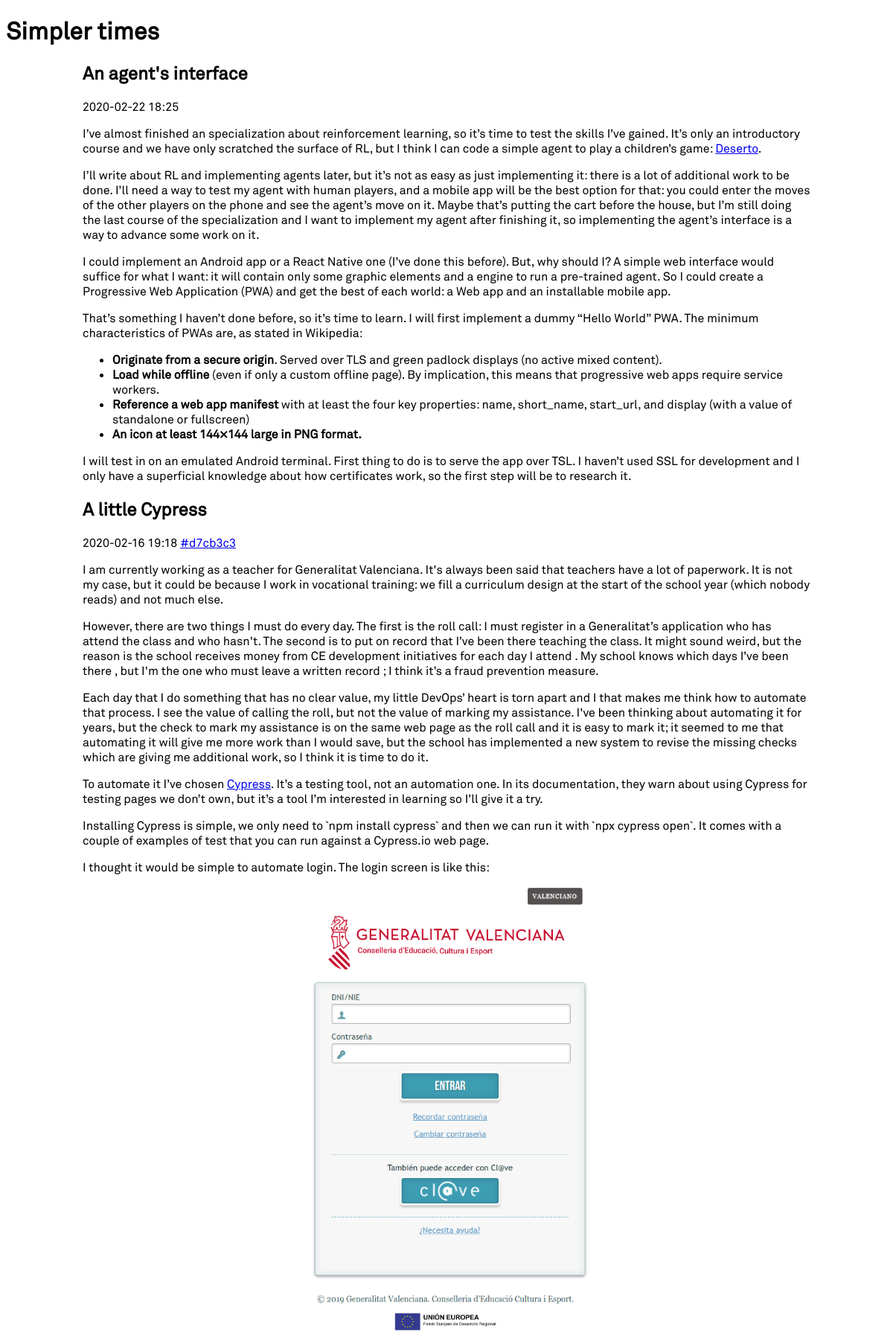
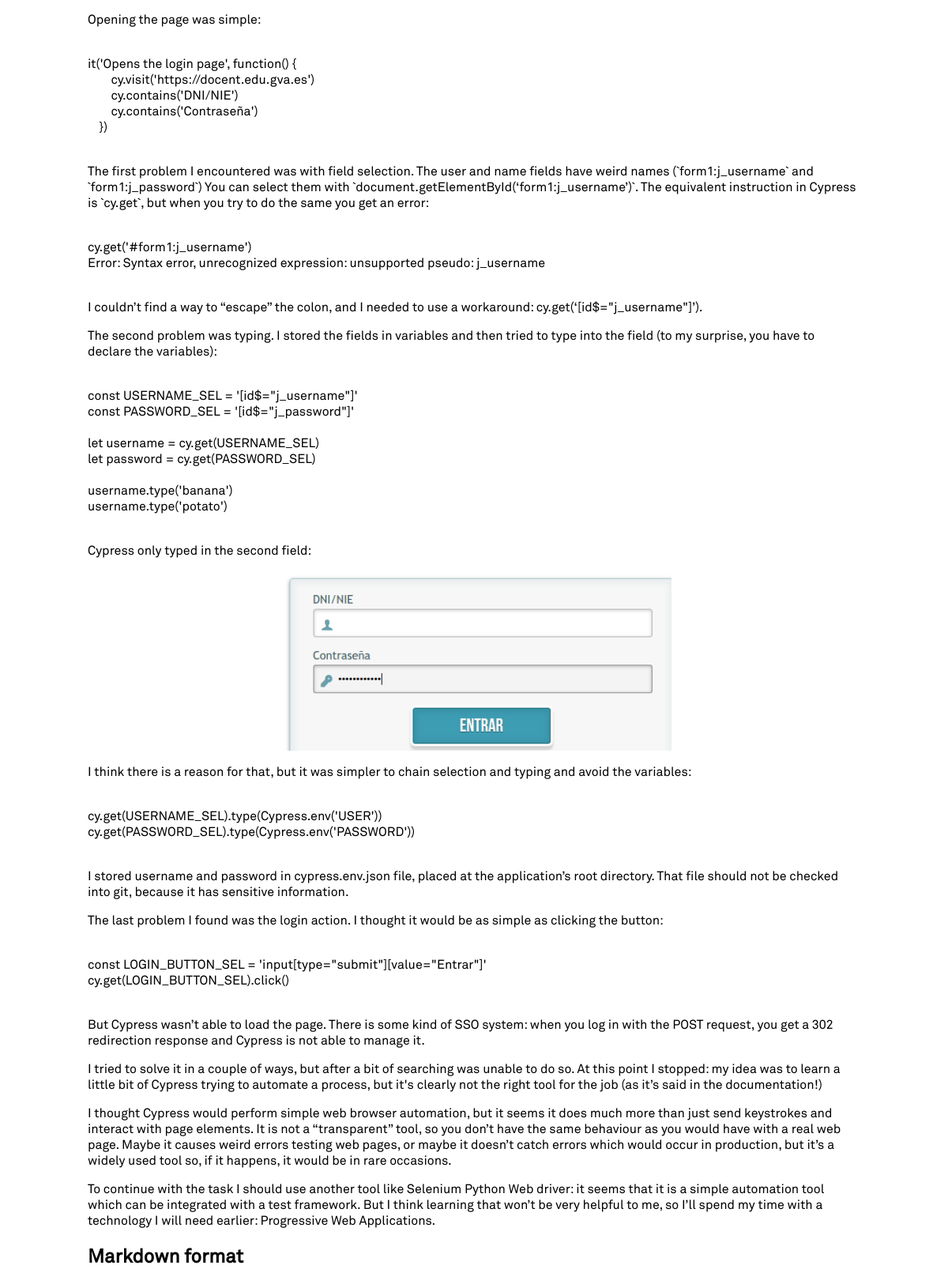
The page / (upper part) on the database its author committed (2 pictures, top to bottom).
### tables this page shows
CREATE TABLE "Posts" (
	`title`	TEXT NOT NULL,
	`creation_datetime`	TEXT NOT NULL,
	`content`	TEXT,
	`commit`	INTEGER
);

### simplertimes/__init__.py (the view)
    @app.route('/')
    def root():
        from simplertimes.posts import PostsRepository
        pr = PostsRepository(get_db())
        return render_template('/index.html', posts=pr.home_posts())

### simplertimes/__init__.py (called while the page is built)
def create_app(test_config=None):
    app = Flask(__name__, instance_relative_config=True)
    app.config.from_object('config')
    @app.after_request
    def after_request(response):
        close_db()
        return response
    @app.route('/admin/<_>')
    def admin(_=None):
        return 'pass'
    @app.route('/')
    def root():
        from simplertimes.posts import PostsRepository
        pr = PostsRepository(get_db())
        return render_template('/index.html', posts=pr.home_posts())
    return app

### simplertimes/db.py (called while the page is built)
def get_db():
    if 'db' not in g:
        g.db = SQLite3DB(current_app.config['DATABASE'])
    return g.db

### simplertimes/posts/post_factory.py (called while the page is built)
def value_of(field_names, row, field):
    try:
        return row[field_names.index(field)]
    except ValueError:
        return None

    @staticmethod
    def from_sqlite3_row(cursor, row):
        field = lambda x: value_of(field_names, row, x)
        field_names = list(map(lambda x:x[0], cursor.description))
        return Post(
            title = field('title'),
            date = field('creation_datetime'),
            content = field('content'),
            commit = field('commit'),
        )

### simplertimes/posts/posts_repository.py (called while the page is built)
    def home_posts(self):
        cursor = self.db.query(
            '''
            SELECT * FROM Posts
            ORDER BY date(Posts.creation_datetime) desc
            '''
            ,factory = PostFactory.from_sqlite3_row)
        return cursor

### simplertimes/sqlite3db.py (called while the page is built)
    def __db(self):
        if not self.__db_conn:
            self.__db_conn = sqlite3.connect(
                self.__db_path,
                detect_types=sqlite3.PARSE_DECLTYPES
            )
            self.__db_conn.row_factory = sqlite3.Row
        return self.__db_conn

    def close(self):
        if self.__db_conn is not None:
            self.__db_conn.close()

    def query(self, query, args=(), one=False, factory=sqlite3.Row):
        self.__db().row_factory = factory
        cur = self.__db().execute(query, args)
        if one:
            rv = c.fetchone()
            row = rv[0] if rv else None
        else:
            rv = cur.fetchall()
        cur.close()
        return row if one else rv

### simplertimes/templates/index.html
{% extends "base.html" %}
{% block content %}
<main>
{% for post in posts %}
    {% include "post.html" %}
{% endfor %}
</main>
{% endblock %}

### simplertimes/templates/base.html (shortened to what this page needs)
<!DOCTYPE html>
<html lang="en">
<head>
    <link rel="stylesheet" href="{{ url_for('static', filename='style.css') }}">
    <link rel="stylesheet"
      href="//cdn.jsdelivr.net/gh/highlightjs/cdn-release@9.17.1/build/styles/default.min.css">
</head>
<body>
<header><h1>Simpler times</h1></header>
{% block content %}
{% endblock %}
</body>

### simplertimes/templates/post.html
{% from '_helpers.html' import commit_url %}
<article>
    <h1>{{ post.title }}</h1>
    <p class="post_datetime">
        {{ post.date }}
        {{ commit_url(post.commit) }}
    </p>
    {{ post.content | safe }}
</article>

### simplertimes/templates/_helpers.html
{% macro commit_url(commit) %}
    {% if commit %}
        <a href='{{ config.REPOSITORY }}/tree/{{ commit }}'>#{{ commit }}</a>
    {% endif %}
{% endmacro %}

### simplertimes/static/style.css (style rules this page uses)
* { font-family: 'Akkurat', Arial, sans-serif; }
main { max-width: 978px; margin: 0 auto; }

### rows shown on the page
Posts: title "An agent's interface", date "2020-02-22 18:25", content "I’ve almost finished an specialization about reinforcement learning, so it’s time to test the skills I’ve gained. It’s only an introductory course and we have only scratched the surface of RL, but I think I can code a simple agent to play a children’s game: Deserto . I’ll write about RL and implementing agents later, but it’s not as easy as just implementing it: there is a lot of additional work to be done. I’ll need a way to test my agent with human players, and a mobile app will be the best option for that: you could enter the moves of the other players on the phone and see the agent’s move on it. Maybe that’s putting the cart before the house, but I’m still doing the last course of the…"
Posts: title "A little Cypress", date "2020-02-16 19:18", commit "d7cb3c3", content "I am currently working as a teacher for Generalitat Valenciana. It's always been said that teachers have a lot of paperwork. It is not my case, but it could be because I work in vocational training: we fill a curriculum design at the start of the school year (which nobody reads) and not much else. However, there are two things I must do every day. The first is the roll call: I must register in a Generalitat’s application who has attend the class and who hasn't. The second is to put on record that I’ve been there teaching the class. It might sound weird, but the reason is the school receives money from CE development initiatives for each day I attend . My school knows which days I’ve been…", content (picture)
Posts: title "Markdown format"
